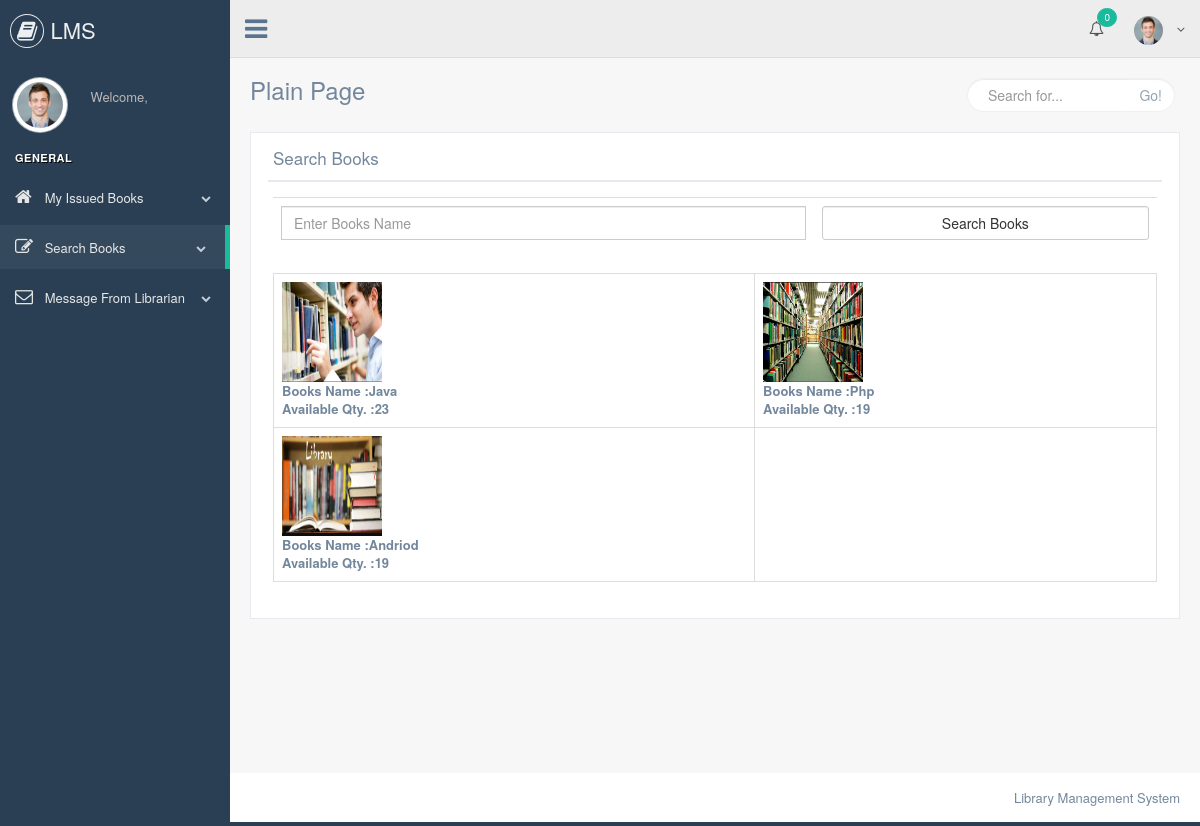
Page /student/search_books.php on the committed database.
### tables this page shows
CREATE TABLE `add_books` (
  `id` int(5) NOT NULL,
  `books_name` varchar(100) NOT NULL,
  `books_image` varchar(500) NOT NULL,
  `books_author_name` varchar(100) NOT NULL,
  `books_publication_name` varchar(100) NOT NULL,
  `books_purchase_date` varchar(50) NOT NULL,
  `books_price` varchar(50) NOT NULL,
  `books_qty` varchar(50) NOT NULL,
  `available_qty` varchar(50) NOT NULL
);

### student/search_books.php (the view, shortened to what this page needs)
<?php
include "header.php";
include "connection.php";
?>
        <div class="right_col" role="main">
            <div class="">
                <div class="page-title">
                    <div class="title_left">
                        <h3>Plain Page</h3>
                    </div>
                    <div class="title_right">
                        <div class="col-md-5 col-sm-5 col-xs-12 form-group pull-right top_search">
                            <div class="input-group">
                                <input type="text" class="form-control" placeholder="Search for...">
                    <span class="input-group-btn">
                      <button class="btn btn-default" type="button">Go!</button>
                    </span>
                            </div>
                        </div>
                    </div>
                </div>
                <div class="clearfix"></div>
                <div class="row" style="min-height:500px">
                    <div class="col-md-12 col-sm-12 col-xs-12">
                        <div class="x_panel">
                            <div class="x_title">
                                <h2>Search Books</h2>
                                <div class="clearfix"></div>
                            </div>
                            <div class="x_content">
							 <form action="" name="form1" method="post">
							  <table class="table">
							    <tr>
							    	<td><input type="text" name="t1" placeholder="Enter Books Name" required class="form-control"/></td>
									<td><input type="submit" name="submit1" value="Search Books" class="form-control btn btn-default"/></td>
							    </tr>
							  </table>
							 </form>
							 <?php
							   if(isset($_POST['submit1']))
							   {
							      $i=0;
							  $res = mysqli_query($conn,"select * from add_books where books_name like('%$_POST[t1]%')");
							  echo "<table class='table table-bordered'>";
							  echo "<tr>";
							  while($row = mysqli_fetch_array($res))
							  {
							     $i=$i+1;
							    echo "<td>";
								 ?> <img src="../librarian/<?php echo $row['books_image'] ?>" height="100" width="100"/> <?php
								echo "<br />";
								echo "<b>"."Books Name :".$row['books_name']."</b>";
								echo "<br />";
								echo "<b>"." Available Qty. :".$row['available_qty']."</b>";
								echo "</td>";
								if($i==2)
								{
								 echo "</tr>";
								 echo "<tr>";
								 $i=0;
								}
							  }
							  echo "</tr>";
							  echo "</table>";
							   }
								else
								 {
								    $i=0;
							  $res = mysqli_query($conn,"select * from add_books /*where available_qty>0*/ ");
							  echo "<table class='table table-bordered'>";
							  echo "<tr>";
							  while($row = mysqli_fetch_array($res))
							  {
							     $i=$i+1;
							    echo "<td>";
								 ?> <img src="../librarian/<?php echo $row['books_image'] ?>" height="100" width="100"/> <?php
								echo "<br />";
								echo "<b>"."Books Name :".$row['books_name']."</b>";
								echo "<br />";
								echo "<b>"." Available Qty. :".$row['available_qty']."</b>";
								echo "</td>";
								if($i==2)
								{
								 echo "</tr>";
								 echo "<tr>";
								 $i=0;
								}
							  }
							  echo "</tr>";
							  echo "</table>";
								 }
				             ?>
						 </div>
                        </div>
                    </div>
                </div>
            </div>
        </div>
<?php
include "footer.php";
?>

### rows in the picture
add_books: books_image (picture), books_name "Java", available_qty "23"
add_books: books_image (picture), books_name "Php", available_qty "19"
add_books: books_image (picture), books_name "Andriod", available_qty "19"

### other values in the picture
$tot "0"
